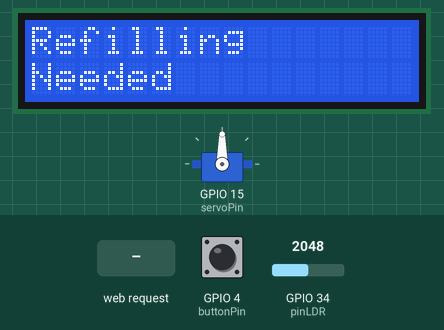
Bench run of a sketch on a simulated ESP32. Parts: servo, 16×2 character LCD. Inputs (shaded band) come from the test bench; at power-on: GPIO 4 (buttonPin) LOW, GPIO 34 (pinLDR) = 2048. WiFi joins after 1.5 s; servers stay silent unless stated; the local clock reads 2024-03-15 10:24:30 at power-on unless the sketch sets it; what the sketch prints to the serial monitor is not drawn.

Above: at 2.7 s.
2.8 s: GPIO 4 (buttonPin) pulled HIGH for 0.25 s
At 3.1 s:
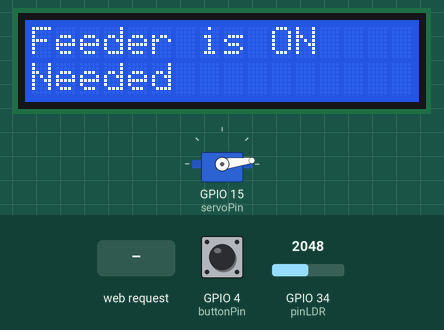
At 3.7 s:
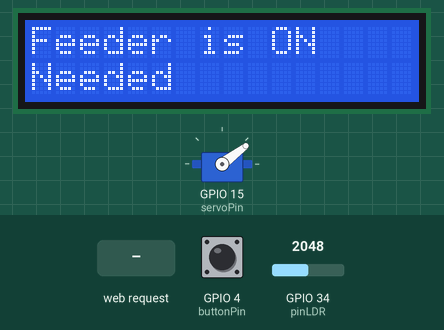
5.3 s: GPIO 34 (pinLDR) set to 3040
At 5.5 s:
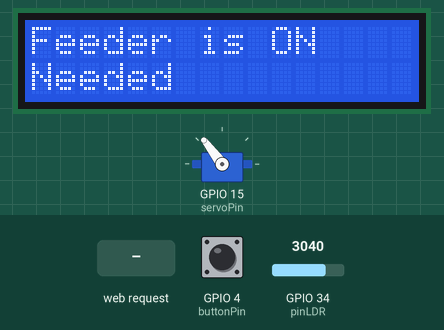
7.7 s: HTTP request GET /on received
At 12.07 s:
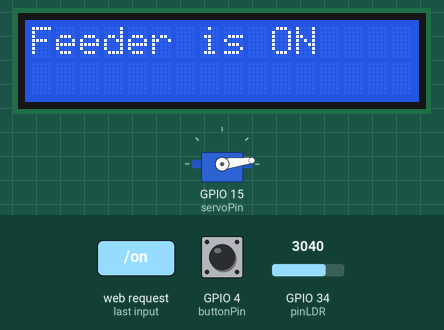
13.7 s: GPIO 34 (pinLDR) set to 2960
16.1 s: GPIO 34 (pinLDR) set to 3603
19.1 s: GPIO 4 (buttonPin) pulled HIGH for 1 s
Timing chart, 0 to 27.9 s (numbered marks = the images above; inputs shaded):
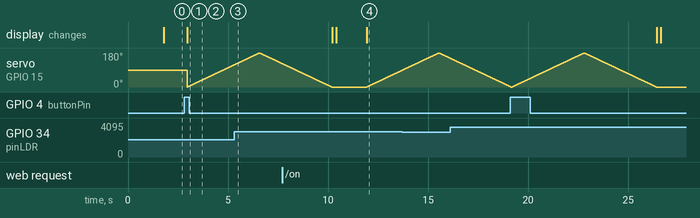

The sketch:

automatic-dog-feeder.ino
```cpp
#include <WiFi.h>
#include <ESP32Servo.h>
#include <LiquidCrystal_I2C.h>
#include <time.h>
#include <vector>

Servo servo1;  // create servo object to control a servo
static const int servoPin = 15;
static const int buttonPin = 4;
const int pinLED = 23;
const int pinLDR = 34;
String ldrState = ""; // Auxiliary variable to store the current LDR state
int lcdColumns = 16;
int lcdRows = 2;
LiquidCrystal_I2C lcd(0x27, lcdColumns, lcdRows);

// network credentials
const char* ssid     = "BHS_MC";
const char* password = "20307ESPdev";

// Set web server port number to 80
WiFiServer server(80);

// Variable to store the HTTP request
String header;
String body;

// Current time
unsigned long currentTime = millis();
// Previous time
unsigned long previousTime = 0;
// Define timeout time in millisec
const long timeoutTime = 2000;

// Feeding interval in milliseconds
unsigned long feedingInterval = 240000; // Default to 4 minutes for testing
unsigned long lastFeedingTimeMillis = 0;
time_t lastFeedingTimeRTC = 0;

void servo() {
  Serial.println("Servo on");
  lcd.setCursor(0, 0);
  lcd.print("Feeder is ON  ");
  for (int posDegrees = 0; posDegrees <= 180; posDegrees++) {
    servo1.write(posDegrees);
    delay(20);
  }
  for (int posDegrees = 180; posDegrees >= 0; posDegrees--) {
    servo1.write(posDegrees);
    delay(20);
  }
  lcd.setCursor(0, 0);
  lcd.print("Feeder is OFF ");
}

String getCurrentTime() {
  time_t now = time(nullptr);
  struct tm timeinfo;
  localtime_r(&now, &timeinfo);
  char timeString[64];
  strftime(timeString, sizeof(timeString), "%I:%M:%S (%B %d, %Y)", &timeinfo);
  return String(timeString);
}

String getNextFeedingTime() {
  time_t nextFeeding = lastFeedingTimeRTC + (feedingInterval / 1000);
  struct tm nextFeedingInfo;
  localtime_r(&nextFeeding, &nextFeedingInfo);
  char nextFeedingString[64];
  strftime(nextFeedingString, sizeof(nextFeedingString), "%I:%M:%S", &nextFeedingInfo);
  return String(nextFeedingString);
}

String processor(const String& var) {
  if (var == "CURRENT_TIME") {
    return getCurrentTime();
  }
  else if (var == "CURRENT_INTERVAL") {
    return String(feedingInterval / 60000);
  }
  else if (var == "NEXT_FEEDING") {
    return getNextFeedingTime();
  }
  return String();
}

void setup() {
  Serial.begin(9600);

  servo1.attach(servoPin);
  pinMode(buttonPin, INPUT);
  lcd.init();
  lcd.backlight();

  // Connect to Wi-Fi network with SSID and password
  Serial.print("Connecting to ");
  Serial.println(ssid);
  WiFi.begin(ssid, password);
  while (WiFi.status() != WL_CONNECTED) {
    delay(500);
    Serial.print(".");
  }
  Serial.println("WiFi connected");
  // Print local IP address
  Serial.println(WiFi.localIP());
  // start web server
  server.begin();

  // Initialize the time
  configTime(0, 0, "pool.ntp.org", "time.nist.gov");
  // Wait for time to be set
  struct tm timeinfo;
  while (!getLocalTime(&timeinfo)) {
    Serial.println("Waiting for time");
    delay(1000);
  }
  Serial.println("Time synchronized");
  // Initialize last feeding time
  lastFeedingTimeMillis = millis();
  lastFeedingTimeRTC = time(nullptr);
}

void handleClient(WiFiClient client) {
  currentTime = millis();
  previousTime = currentTime;
  Serial.println("New Client.");
  String currentLine = "";
  header = "";
  body = "";
  bool isPost = false;

  while (client.connected() && currentTime - previousTime <= timeoutTime) {
    currentTime = millis();
    if (client.available()) {
      char c = client.read();
      Serial.write(c);
      header += c;
      if (c == '\n' && currentLine.length() == 0) {  // Header end
        if (header.indexOf("POST /setinterval") >= 0) {
          isPost = true;
        }
      }
      if (c == '\n' && currentLine.length() == 0 && isPost) {
        while (client.available()) {
          c = client.read();
          body += c;
        }
        break;
      }
      if (c == '\n') {
        currentLine = "";
      } else if (c != '\r') {
        currentLine += c;
      }
    }
  }

  if (isPost) {
    int intervalIndex = body.indexOf("interval=");
    if (intervalIndex >= 0) {
      String intervalString = body.substring(intervalIndex + 9);
      intervalString = intervalString.substring(0, intervalString.indexOf("&"));
      int ldrValue = analogRead(pinLDR);
      if (ldrValue > 3000) { // Only update if the feeder is not empty
        feedingInterval = intervalString.toInt() * 60000; // Convert to milliseconds
        Serial.println("Feeding interval updated to " + String(feedingInterval / 60000) + " minutes");
      } else {
        Serial.println("Cannot update interval while feeder is empty");
      }
    }
  }

  client.println("HTTP/1.1 200 OK");
  client.println("Content-type:text/html");
  client.println("Connection: close");
  client.println();

  if (header.indexOf("GET /on") >= 0) {
    if (ldrState == "off") {
      servo();
      lastFeedingTimeMillis = millis();
      lastFeedingTimeRTC = time(nullptr); // Update lastFeedingTimeRTC to current time
    } else {
      client.println("<script>alert('Cannot feed. The feeder is empty!');</script>");
    }
  }

  client.println("<!DOCTYPE html><html>");
  client.println("<head><meta name=\"viewport\" content=\"width=device-width, initial-scale=1\">");
  client.println("<link rel=\"icon\" href=\"data:,\">");
  client.println("<link href=\"https://maxcdn.bootstrapcdn.com/bootstrap/4.5.2/css/bootstrap.min.css\" rel=\"stylesheet\">");
  client.println("<style> body{ background-color:#343a40; color:#fff; } .container { margin-top: 50px; } .card { background-color: #212529; color: #fff; border: none; } .btn-primary { background-color: #04AA6D; border: none; } .btn-primary:hover { background-color: #029a5d; } .interval-card { background-color: #495057; padding: 20px; border-radius: 10px; } </style>");
  client.println("<title>Dog Feeder</title>");
  client.println("<script>function confirmIntervalChange() {");
  client.println("return confirm('Are you sure you want to change the feeding interval?');");
  client.println("}</script></head>");

  client.println("<body><div class='container'><div class='card'><div class='card-body'><h1 class='card-title text-center'>Dog Feeder</h1>");
  if (ldrState == "on") {
    client.println("<p class='text-center text-danger'>Dog feeder is empty!</p>");
  } else {
    client.println("<p class='text-center text-success'>Dog feeder is full</p>");
  }
  client.println("<p class='text-center'>Remotely turn the feeder on</p>");
  client.println("<div class='text-center'><a href=\"/on\" class='btn btn-primary'>Feed Dog</a></div>");

  client.println("<div class='card mt-4'><div class='card-body'><h3 class='card-title'>" + getCurrentTime() + "</h3>");
  client.println("<p>Current Feeding Interval: " + processor("CURRENT_INTERVAL") + " minutes</p>");
  client.println("<p>Next Feeding Time: " + processor("NEXT_FEEDING") + "</p>");
  client.println("<div class='interval-card mt-4'><p>Set Feeding Interval (in minutes, 1 to 1440):</p>");
  client.println("<form action=\"/setinterval\" method=\"POST\" onsubmit=\"return confirmIntervalChange();\"><label for=\"interval\">Interval:</label><input type=\"number\" id=\"interval\" name=\"interval\" min=\"1\" max=\"1440\" required><br><br><input type=\"submit\" value=\"Set Interval\" class='btn btn-primary'></form></div></div></div></div></div>");
  client.println("</body></html>");

  client.println();

  header = "";
  body = "";
  client.stop();
  Serial.println("Client disconnected.");
  Serial.println("");
}

void loop() {
  if (digitalRead(buttonPin) == HIGH) {
    servo();
  }

  if ((millis() - lastFeedingTimeMillis >= feedingInterval) && (time(nullptr) - lastFeedingTimeRTC >= feedingInterval / 1000)) {
    servo();
    lastFeedingTimeMillis = millis();
    lastFeedingTimeRTC = time(nullptr); // Update lastFeedingTimeRTC to current time
  }

  if (analogRead(pinLDR) <= 3000) {
    digitalWrite(pinLED, HIGH);
    delay(200);
    ldrState = "on";
    lcd.setCursor(0, 0);
    lcd.print("Refilling      ");
    lcd.setCursor(0, 1);
    lcd.print("Needed         ");
  }
  else {
    digitalWrite(pinLED, LOW);
    delay(200);
    ldrState = "off";
    lcd.clear();
  }

  WiFiClient client = server.available();
  if (client) {
    handleClient(client);
  }
}
```

Measured:
- after the input at 2.8 s, the display: changes after 0.16 s (image 1)
- after the input at 7.7 s, the display: first differs from a run without the input after 4.2 s (image 4)
